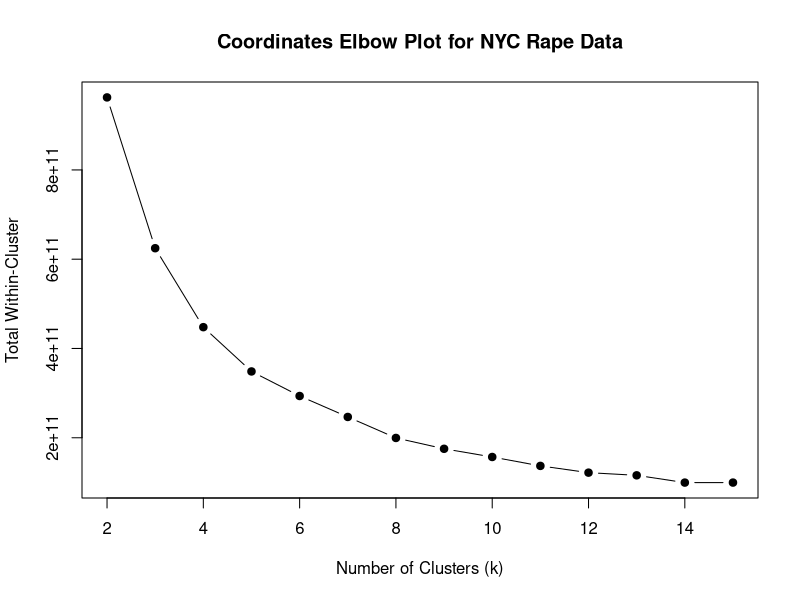
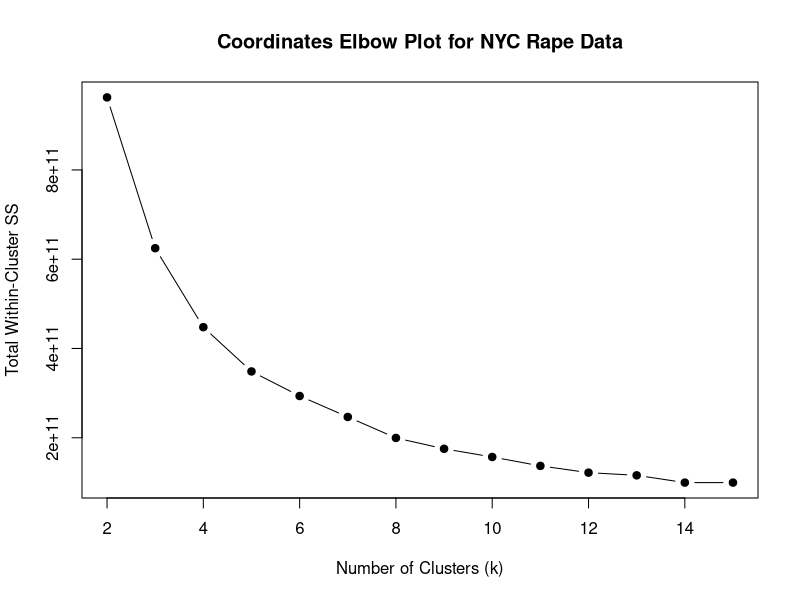

Write the R code that produced these figures, in order.
## ---- chunk 1
#load cleaned csv
df <- read.csv("Rape_Data_cleaned.csv", header=TRUE)
## ---- chunk 2
#Preprocessing coordinates
df$X_COORD_CD <- as.numeric(gsub(",", "", df$X_COORD_CD))
df$Y_COORD_CD <- as.numeric(gsub(",", "", df$Y_COORD_CD))


#Coordinate data frame with just coordinates
cluster_vars <- c("X_COORD_CD", "Y_COORD_CD")
coords <- df[,cluster_vars]
## ---- chunk 3
set.seed(42)

wss <- sapply(2:15, function(k) {
  kmeans(coords, centers = k, nstart = 25)$tot.withinss
})

plot(2:15, wss, type = "b", pch = 19,
     xlab = "Number of Clusters (k)",
     ylab = "Total Within-Cluster",
     main = "Coordinates Elbow Plot for NYC Rape Data")
## ---- chunk 4
#Preprocessing latitude/longitude
df$Latitude <- as.numeric(df$Latitude)
df$Longitude <- as.numeric(df$Longitude)

#Create lat/long df
cluster_vars <- c("X_COORD_CD", "Y_COORD_CD")
lat_long <- df[,cluster_vars]
## ---- chunk 5
set.seed(42)

wss <- sapply(2:15, function(k) {
  kmeans(lat_long, centers = k, nstart = 25)$tot.withinss
})

plot(2:15, wss, type = "b", pch = 19,
     xlab = "Number of Clusters (k)",
     ylab = "Total Within-Cluster SS",
     main = "Coordinates Elbow Plot for NYC Rape Data")
## ---- chunk 6
#choose k=8
k_km  <- 8
pclusters <- kmeans(coords, centers = k_km, nstart = 25)
km_groups <- pclusters$cluster

#Add attribute to data
df$cluster <- pclusters$cluster
table(km_groups) #quanitiy of each group
## ---- chunk 7
write.csv(df, "Rape_Data_clusters.csv", row.names = FALSE)
